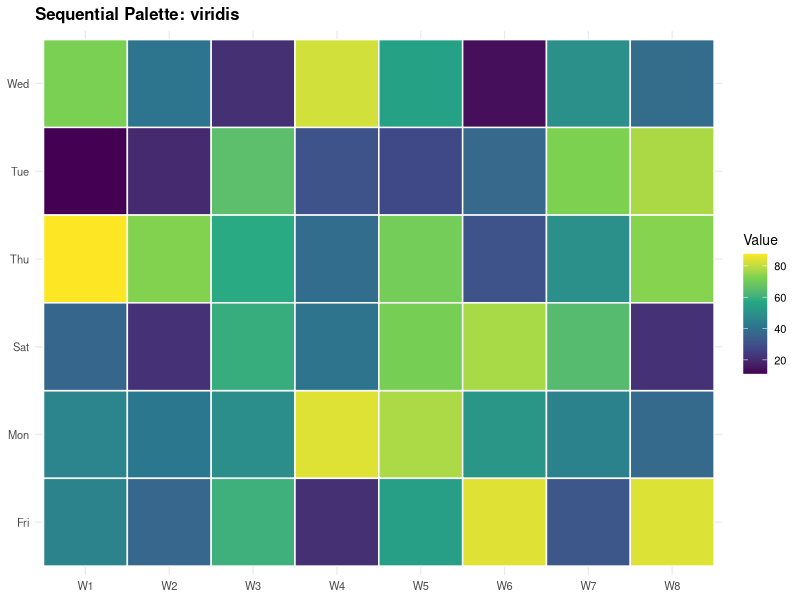
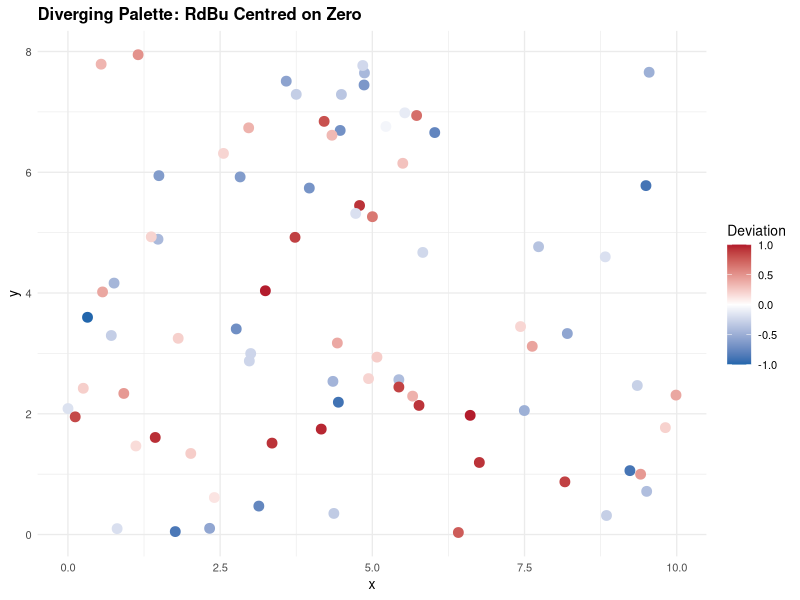
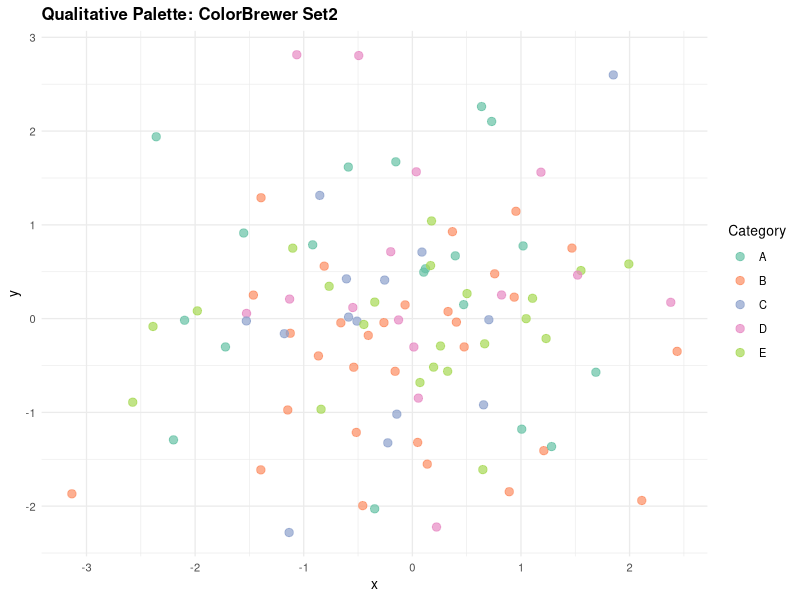
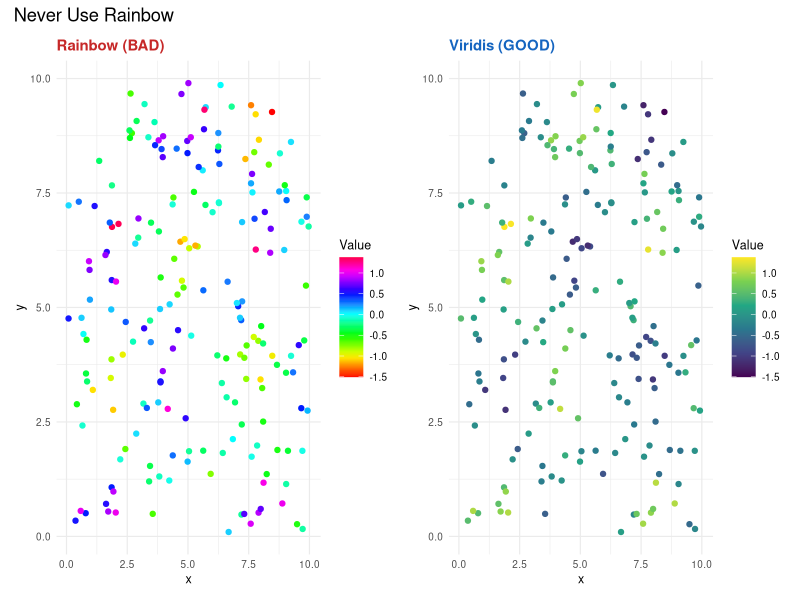
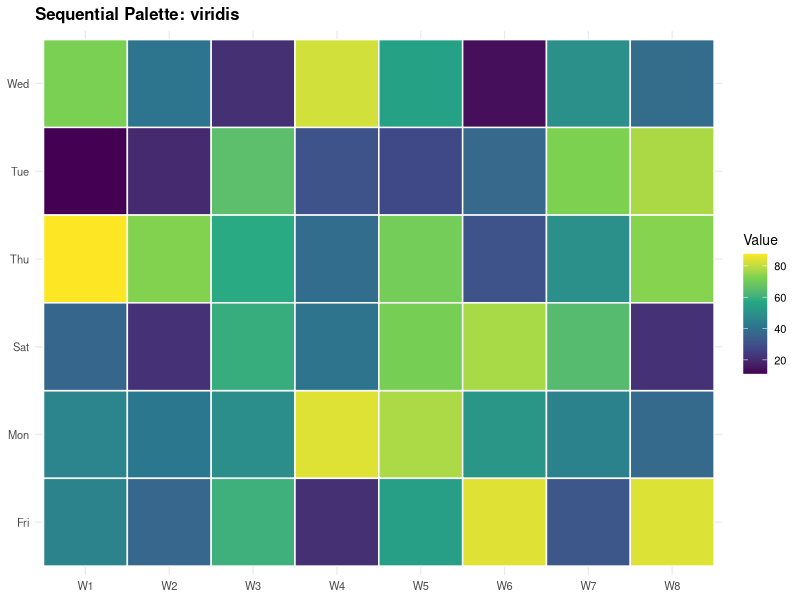
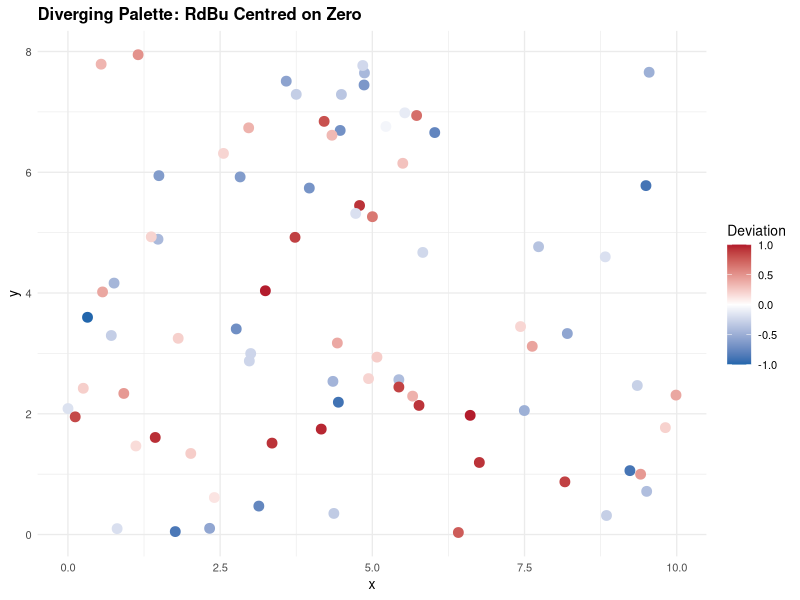
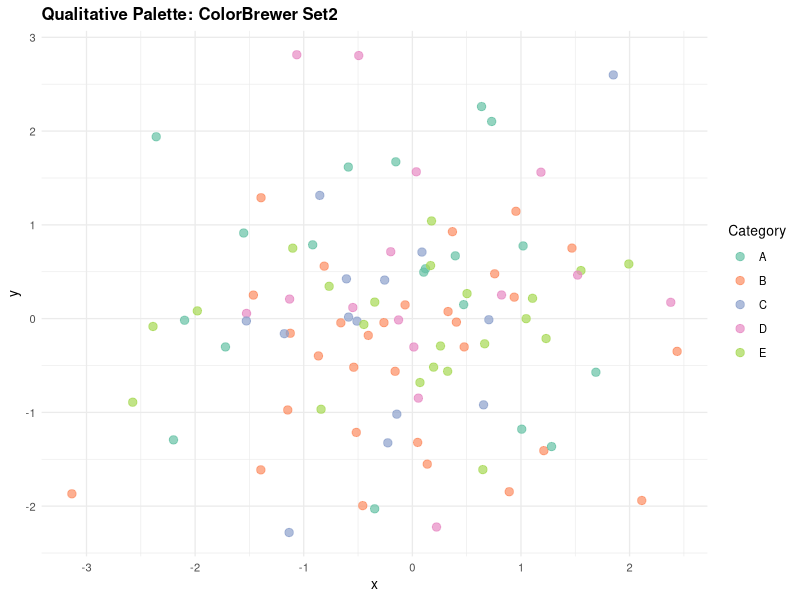
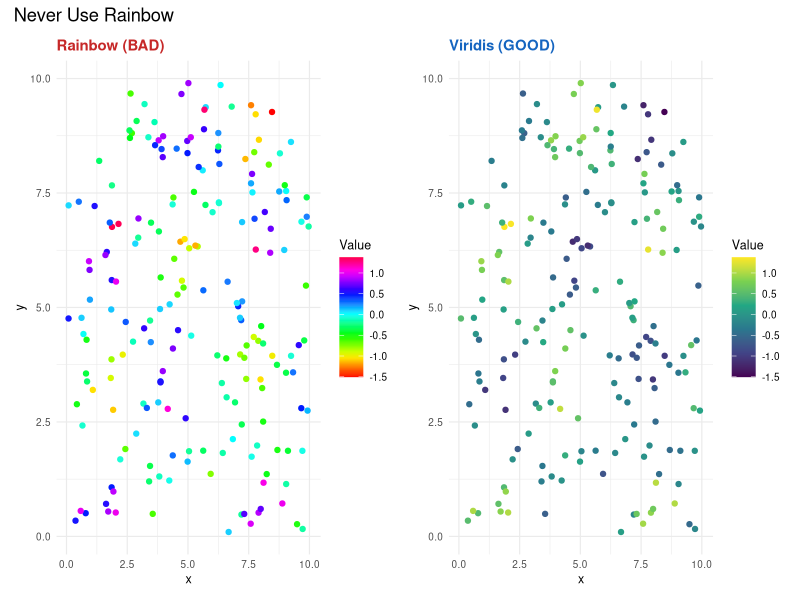

Recreate these plots in R, in order. (Note: this script raises an error after producing the figures.)
# ============================================================
# Workshop 1 — Module 4: Color Theory & Accessibility
# R Demonstration Script
# Data Visualization for Data Scientists — UNYT Tirana
# ============================================================

library(tidyverse)
# install.packages(c("viridis", "RColorBrewer", "colorspace", "patchwork"))
library(viridis)
library(RColorBrewer)
library(colorspace)
library(patchwork)

dir.create("output", showWarnings = FALSE)


# ── 1. Sequential Palette: Heatmap ─────────────────────────
set.seed(33)
heatmap_data <- expand_grid(
  day = c("Mon", "Tue", "Wed", "Thu", "Fri", "Sat"),
  week = paste0("W", 1:8)
) |>
  mutate(value = runif(n(), 10, 90))

p_heat <- ggplot(heatmap_data, aes(x = week, y = day, fill = value)) +
  geom_tile(color = "white", linewidth = 0.5) +
  scale_fill_viridis_c(option = "D", direction = 1) +
  theme_minimal(base_size = 10) +
  labs(title = "Sequential Palette: viridis",
       fill = "Value", x = NULL, y = NULL) +
  theme(plot.title = element_text(face = "bold"))

print(p_heat)
ggsave("output/heatmap_viridis.png", p_heat, width = 7, height = 4, dpi = 150)


# ── 2. Diverging Palette: Deviation from Mean ──────────────
set.seed(44)
df_div <- tibble(
  x = runif(80, 0, 10),
  y = runif(80, 0, 8),
  deviation = runif(80, -1, 1)
)

p_div <- ggplot(df_div, aes(x = x, y = y, color = deviation)) +
  geom_point(size = 3) +
  scale_color_gradient2(
    low = "#2166AC", mid = "white", high = "#B2182B",
    midpoint = 0, limits = c(-1, 1)
  ) +
  theme_minimal(base_size = 10) +
  labs(title = "Diverging Palette: RdBu Centred on Zero",
       color = "Deviation") +
  theme(plot.title = element_text(face = "bold"))

print(p_div)
ggsave("output/diverging_rdbu.png", p_div, width = 7, height = 5, dpi = 150)


# ── 3. Qualitative Palette: Categories ─────────────────────
set.seed(55)
df_qual <- tibble(
  category = sample(LETTERS[1:5], 100, replace = TRUE),
  x = rnorm(100),
  y = rnorm(100)
)

p_qual <- ggplot(df_qual, aes(x = x, y = y, color = category)) +
  geom_point(size = 2.5, alpha = 0.7) +
  scale_color_brewer(palette = "Set2") +
  theme_minimal(base_size = 10) +
  labs(title = "Qualitative Palette: ColorBrewer Set2",
       color = "Category") +
  theme(plot.title = element_text(face = "bold"))

print(p_qual)
ggsave("output/qualitative_set2.png", p_qual, width = 7, height = 5, dpi = 150)


# ── 4. Rainbow vs Viridis ─────────────────────────────────
set.seed(7)
df_rainbow <- tibble(
  x = runif(200, 0, 10),
  y = runif(200, 0, 10),
  z = sin(x) * cos(y) + rnorm(200, 0, 0.3)
)

p_rain <- ggplot(df_rainbow, aes(x = x, y = y, color = z)) +
  geom_point(size = 1.5) +
  scale_color_gradientn(colors = rainbow(20)) +
  theme_minimal(base_size = 9) +
  labs(title = "Rainbow (BAD)", color = "Value") +
  theme(plot.title = element_text(face = "bold", color = "#C62828"))

p_vir <- ggplot(df_rainbow, aes(x = x, y = y, color = z)) +
  geom_point(size = 1.5) +
  scale_color_viridis_c() +
  theme_minimal(base_size = 9) +
  labs(title = "Viridis (GOOD)", color = "Value") +
  theme(plot.title = element_text(face = "bold", color = "#1565C0"))

p_compare <- p_rain + p_vir +
  plot_annotation(title = "Never Use Rainbow")

print(p_compare)
ggsave("output/rainbow_vs_viridis.png", p_compare, width = 10, height = 4, dpi = 150)


# ── 5. CVD Simulation ─────────────────────────────────────
# The colorspace package simulates colour vision deficiency

p_original <- ggplot(df_qual, aes(x = x, y = y, color = category)) +
  geom_point(size = 2.5) +
  scale_color_manual(values = c(
    A = "#E53935", B = "#2E7D32", C = "#1565C0",
    D = "#FF9800", E = "#9C27B0"
  )) +
  theme_minimal(base_size = 9) +
  labs(title = "Normal Vision") +
  theme(plot.title = element_text(face = "bold"))

# Simulate deuteranopia
p_deutan <- deutan(p_original) +
  labs(title = "Deuteranopia Simulation") +
  theme(plot.title = element_text(face = "bold"))

p_cvd <- p_original + p_deutan +
  plot_annotation(title = "CVD Simulation with colorspace::deutan()")

print(p_cvd)
ggsave("output/cvd_simulation.png", p_cvd, width = 10, height = 4, dpi = 150)


# ── 6. Grey + Accent Strategy ─────────────────────────────
set.seed(55)
df_accent <- tibble(
  x = runif(100, 10, 100),
  y = 0.4 * x + rnorm(100, 0, 12),
  category = sample(c("A", "B", "C", "D"), 100, replace = TRUE),
  is_highlight = category == "D"
)

p_accent <- ggplot(df_accent, aes(x = x, y = y)) +
  # Background: grey
  geom_point(
    data = filter(df_accent, !is_highlight),
    color = "#BBBBBB", size = 1.5, alpha = 0.4
  ) +
  # Highlight: red accent
  geom_point(
    data = filter(df_accent, is_highlight),
    color = "#E53935", size = 3, alpha = 0.9
  ) +
  theme_minimal(base_size = 10) +
  labs(title = "Grey + Accent: Category D Highlighted",
       x = "Spend ($K)", y = "ROI (%)") +
  theme(plot.title = element_text(face = "bold"))

print(p_accent)
ggsave("output/grey_accent.png", p_accent, width = 7, height = 5, dpi = 150)


cat("\n── All M04 plots saved to output/ ──\n")
